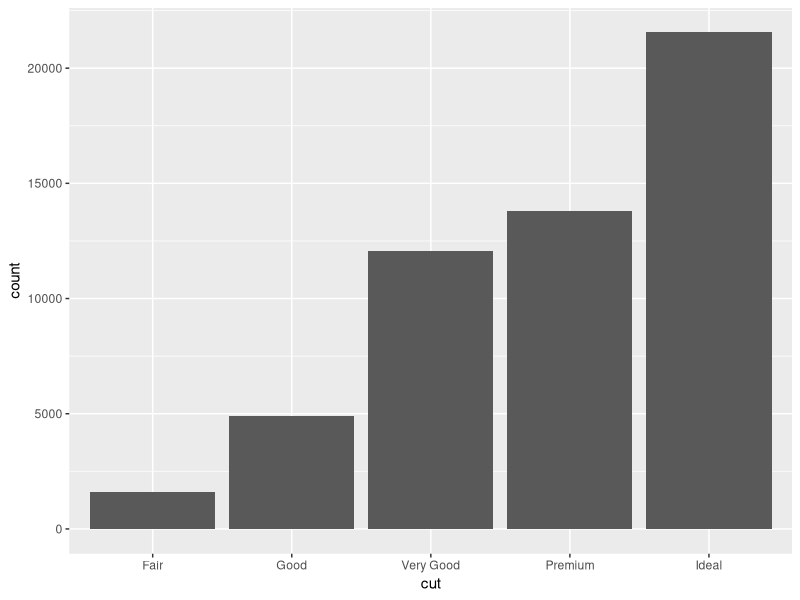
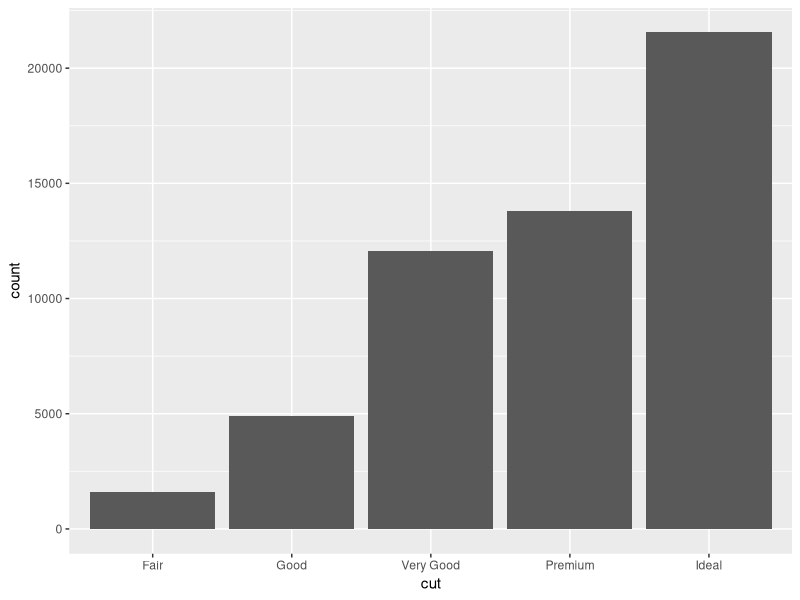
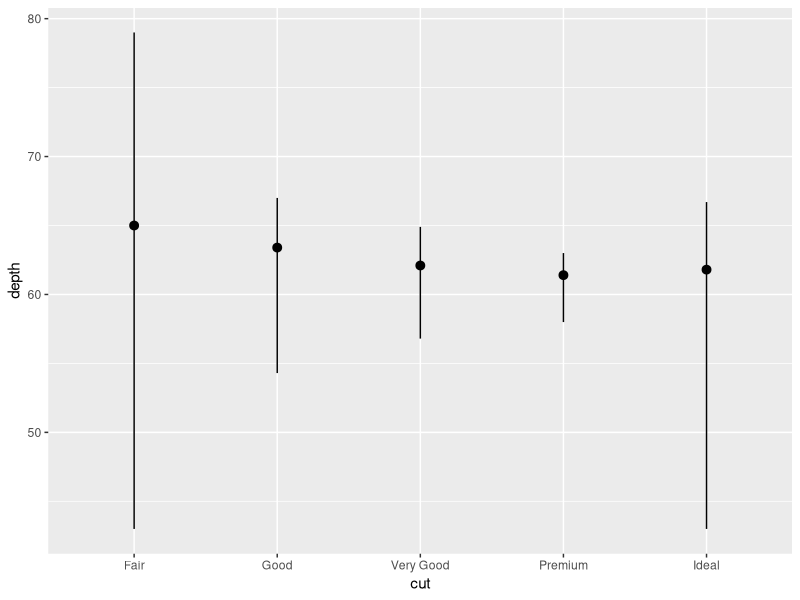
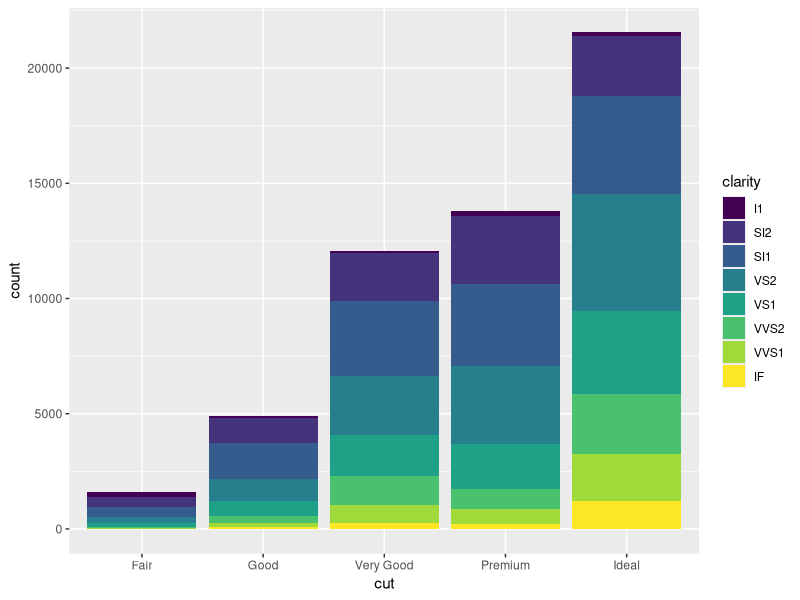
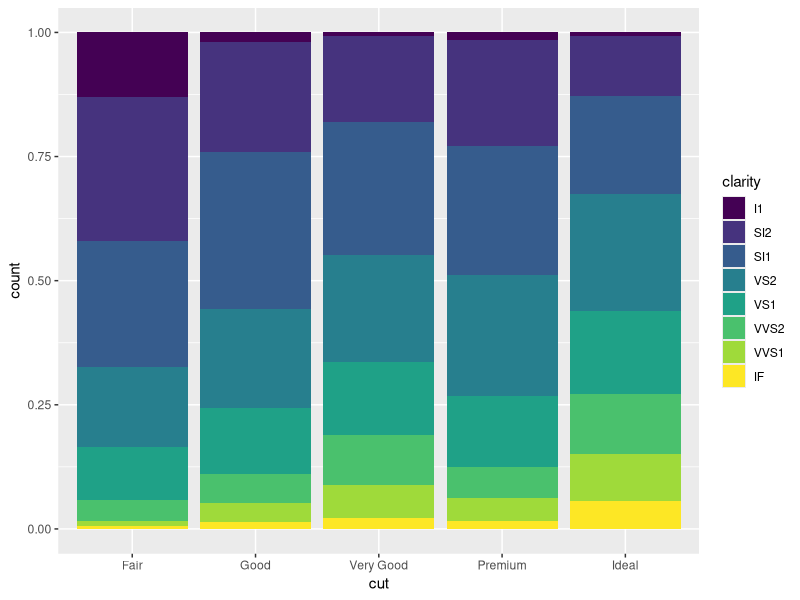
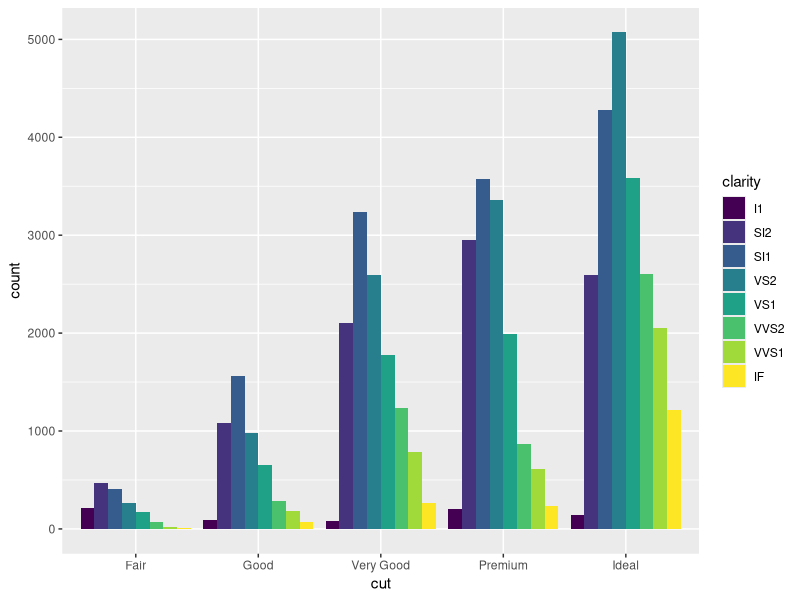
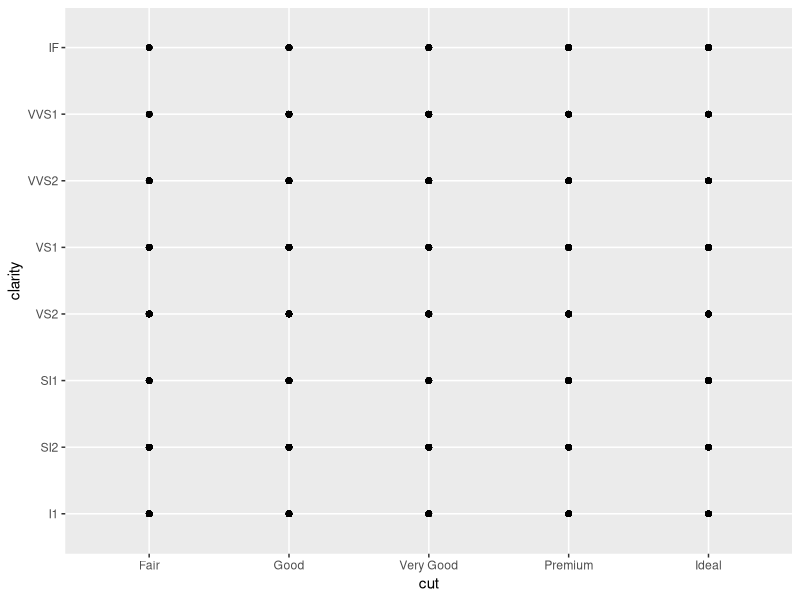
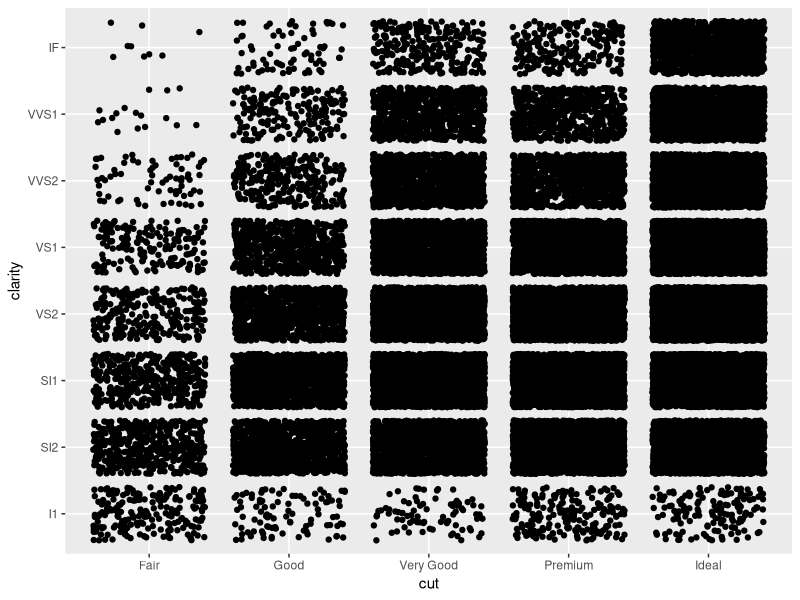

These charts were generated, in order, by the following R code:
# Exercise 2: advanced ggplot2 practice



# Install and load the `ggplot2` package

#install.packages('ggplot2')

library(ggplot2)



# For this exercise you will again be working with the `diamonds` data set.

# Use `?diamonds` to review details about this data set

?diamonds



## Statistical Transformations



# Draw a bar chart of the diamonds data, organized by cut

# Each bar's height is based on the "count" (number) of diamonds with that cut

ggplot(data = diamonds) +

  geom_bar(mapping = aes(x = cut))



# Use the `stat_count` to apply the statistical transformation "count" to the 

# diamonds by cut. You do not need a separate geometry layer!

ggplot(data = diamonds) +

  stat_count(mapping = aes(x = cut))



# Use the `stat_summary` function to draw a chart with a summary layer.

# Map the x-position to diamond `cut`, and the y-position to diamond `depth`

# Bonus: use `min` as the function ymin, `max` as the function ymax, and `median` 

# as the function y

ggplot(data = diamonds) +

  stat_summary(mapping = aes(x = cut, y = depth),

               fun.ymin = min, fun.ymax = max, fun.y = median)





## Position Adjustments



# Draw a bar chart of diamonds organized by cut, with each bar filled by clarity.

# You should see a _stacked_ bar chart.

ggplot(data = diamonds) +

  geom_bar(mapping = aes(x = cut, fill = clarity))



# Draw the same chart again, but with each element positioned to "fill" the y axis

ggplot(data = diamonds) +

  geom_bar(mapping = aes(x = cut, fill = clarity), position = "fill")



# Draw the same chart again, but with each element positioned to "dodge" each other

ggplot(data = diamonds) +

  geom_bar(mapping = aes(x = cut, fill = clarity), position = "dodge")



# Draw a plot with point geometry with the x-position mapped to `cut` and the 

# y-position mapped to `clarity`

# This creates a "grid" grouping the points

ggplot(data = diamonds) +

  geom_point(mapping = aes(x = cut, y = clarity))



# Use the "jitter" position adjustment to keep the points from all overlapping!

# (This works a little better with a sample of diamond data, such as from the 

# previous exercise).

ggplot(data = diamonds) +

  geom_point(mapping = aes(x = cut, y = clarity), position = "jitter")





## Scales



# Draw a "boxplot" (with `geom_boxplot`) for the diamond's price (y) by color (x)

ggplot(data = diamonds) +

  geom_boxplot(mapping = aes(x = color, y = price))



# This has a lot of outliers, making it harder to read. To fix this, draw the 

# same plot but with a _logarithmic_ scale for the y axis.

ggplot(data = diamonds) +

  geom_boxplot(mapping = aes(x = color, y = price)) +

  scale_y_log10()



# For another version, draw the same plot but with `violin` geometry instead of 

# `boxplot` geometry!

# How does the logarithmic scale change the data presentation?

ggplot(data = diamonds) +

  geom_violin(mapping = aes(x = color, y = price)) +

  scale_y_log10()



# Another interesting plot: draw a plot of the diamonds price (y) by carat (x), 

# using a heatmap of 2d bins (geom_bin2d)

# What happens when you make the x and y channels scale logarithmically?

ggplot(data = diamonds) +

  geom_bin2d(mapping = aes(x = carat, y = price)) +

  scale_x_log10() +

  scale_y_log10()



# Draw a scatter plot for the diamonds price (y) by carat (x). Color each point

# by the clarity (Remember, this will take a while. Use a sample of the diamonds 

# for faster results)

ggplot(data = diamonds) +

  geom_point(mapping = aes(x = carat, y = price, color = clarity))



# Change the color of the previous plot using a ColorBrewer scale of your choice. 

# What looks nice?

ggplot(data = diamonds) +

  geom_point(mapping = aes(x = carat, y = price, color = clarity)) +

  scale_color_brewer(palette = "Spectral")





## Coordinate Systems



# Draw a bar chart with x-position and fill color BOTH mapped to cut

# For best results, SET the `width` of the geometry to be 1 (fill plot, no space

# between)

# TIP: You can save the plot to a variable for easier modifications

bar <- ggplot(data = diamonds) +

  geom_bar(mapping = aes(x = cut, fill = cut), width = 1)

bar



# Draw the same chart, but with the coordinate system flipped

bar + coord_flip()



# Draw the same chart, but in a polar coordinate system. It's a Coxcomb chart!

bar + coord_polar()





## Facets



# Take the scatter plot of price by carat data (colored by clarity) and add 

# _facets_ based on the diamond's `color`

ggplot(data = diamonds) +

  geom_point(mapping = aes(x = carat, y = price, color = clarity)) +

  scale_color_brewer(palette = "Spectral") +

  facet_wrap(~color)





## Saving Plots



# Use the `ggsave()` function to save the current (recent) plot to disk.

# Name the output file "my-plot.png".

# Make sure you've set the working directory!!

ggsave("my-plot.png")
